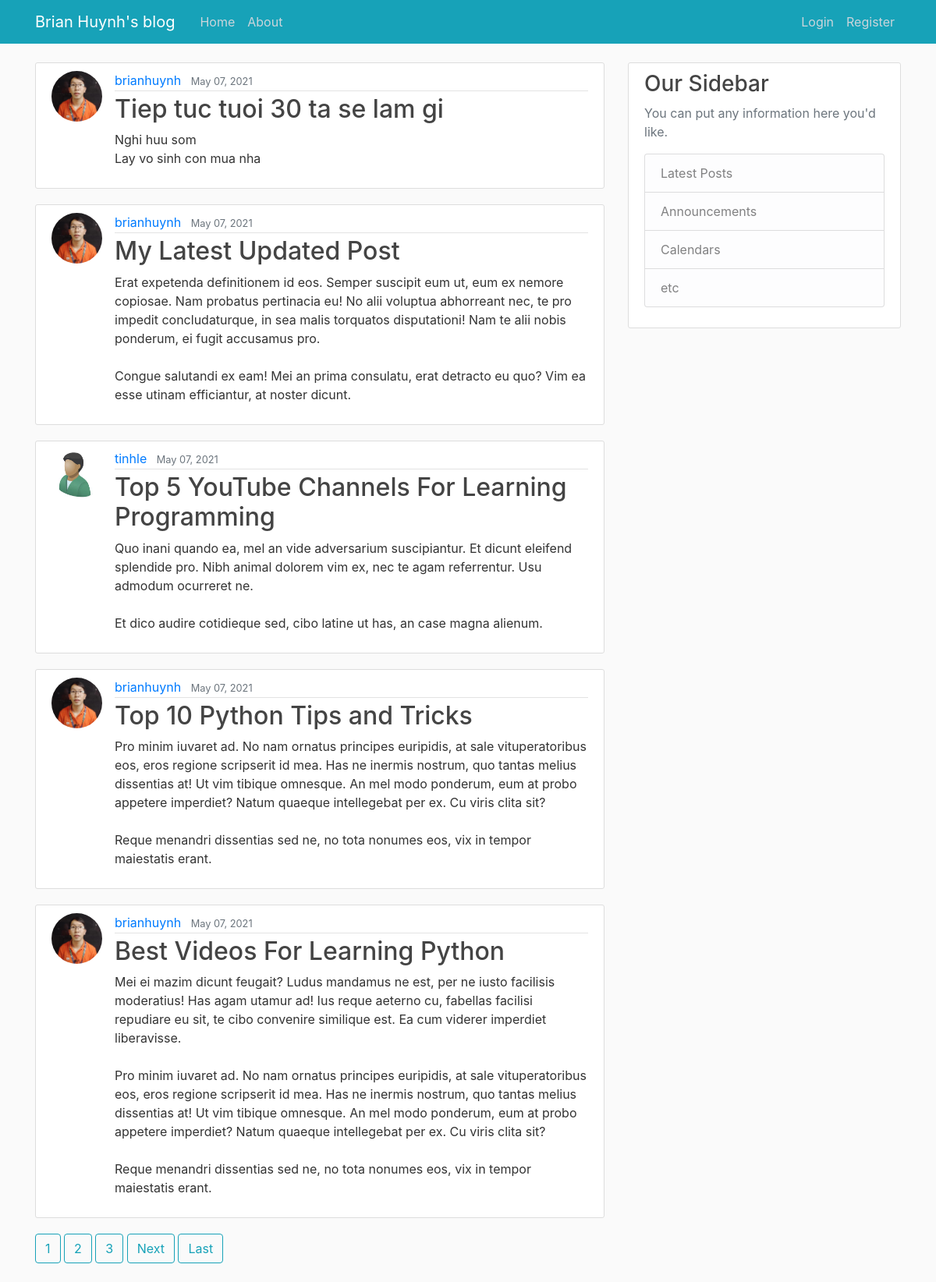
The page / on the database its author committed.
### blog/models.py (models this page shows, shortened)
class Post(models.Model):
    title = models.CharField(max_length=100)
    content = models.TextField()
    date_posted = models.DateTimeField(default=timezone.now)
    author = models.ForeignKey(User, on_delete=models.CASCADE)

### users/models.py (models this page shows, shortened)
class Profile(models.Model):
    user = models.OneToOneField(User, on_delete=models.CASCADE)
    image = models.ImageField(default='default.jpg',upload_to='profile_pics')

### blog/views.py (the view)
# urls.py: path('', PostListView.as_view(), name='blog-home'),
class PostListView(ListView):
    model = Post
    template_name = 'blog/home.html'  # <app>/<model>_<viewtype>.html
    context_object_name = 'posts'
    ordering = ['-date_posted']
    paginate_by = 5

### blog/templates/blog/home.html (shortened to what this page needs)
{% extends "blog/base.html" %}
{% block content %}
    {% for post in posts %}
        <article class="media content-section">
          <img class="rounded-circle article-img" src="{{ post.author.profile.image.url }}">
          <div class="media-body">
            <div class="article-metadata">
              <a class="mr-2" href="#">{{ post.author }}</a>
              <small class="text-muted">{{ post.date_posted|date:"F d, Y"}}</small>
            </div>
            <h2><a class="article-title" href="{% url 'post-detail' post.id %}">{{ post.title }}</a></h2>
            <p class="article-content">{{ post.content }}</p>
          </div>
        </article>
    {% endfor %}
    {% if is_paginated %}
      {% for num in page_obj.paginator.page_range %}
        {% if page_obj.number == num %}
          <a class="btn btn-outline-info mb-4" href="?page={{ num }}">{{ num }}</a>
          {% elif num > page_obj.number|add:'-3' and  num < page_obj.number|add:'3'%}
            <a class="btn btn-outline-info mb-4" href="?page={{ num }}">{{ num }}</a>
        {% endif %}
      {% endfor %}
      {% if page_obj.has_next %}
        <a class="btn btn-outline-info mb-4" href="?page={{ page_obj.next_page_number}}">Next</a>
        <a class="btn btn-outline-info mb-4" href="?page={{ page_obj.paginator.num_pages}}">Last</a>
      {% endif %}
    {% endif %}
{% endblock content %}

### blog/static/blog/main.css (style rules this page uses)
body { background: #fafafa; color: #333333; margin-top: 5rem; }
h1, h2, h3, h4, h5, h6 { color: #444444; }
.content-section { background: #ffffff; padding: 10px 20px; border: 1px solid #dddddd; border-radius: 3px; margin-bottom: 20px; }
.article-title { color: #444444; }
.article-content { white-space: pre-line; }
.article-img { height: 65px; width: 65px; margin-right: 16px; }
.article-metadata { padding-bottom: 1px; margin-bottom: 4px; border-bottom: 1px solid #e3e3e3 }

### rows shown on the page
Post: author.profile.image (picture), author "brianhuynh", date_posted "May 07, 2021", title "Tiep tuc tuoi 30 ta se lam gi", content "Nghi huu som Lay vo sinh con mua nha"
Post: author.profile.image (picture), author "brianhuynh", date_posted "May 07, 2021", title "My Latest Updated Post", content "Erat expetenda definitionem id eos. Semper suscipit eum ut, eum ex nemore copiosae. Nam probatus pertinacia eu! No alii voluptua abhorreant nec, te pro impedit concludaturque, in sea malis torquatos disputationi! Nam te alii nobis ponderum, ei fugit accusamus pro. Congue salutandi ex eam! Mei an prima consulatu, erat detracto eu quo? Vim ea esse utinam efficiantur, at noster dicunt."
Post: author.profile.image (placeholder picture), author "tinhle", date_posted "May 07, 2021", title "Top 5 YouTube Channels For Learning Programming", content "Quo inani quando ea, mel an vide adversarium suscipiantur. Et dicunt eleifend splendide pro. Nibh animal dolorem vim ex, nec te agam referrentur. Usu admodum ocurreret ne. Et dico audire cotidieque sed, cibo latine ut has, an case magna alienum."
Post: author.profile.image (picture), author "brianhuynh", date_posted "May 07, 2021", title "Top 10 Python Tips and Tricks", content "Pro minim iuvaret ad. No nam ornatus principes euripidis, at sale vituperatoribus eos, eros regione scripserit id mea. Has ne inermis nostrum, quo tantas melius dissentias at! Ut vim tibique omnesque. An mel modo ponderum, eum at probo appetere imperdiet? Natum quaeque intellegebat per ex. Cu viris clita sit? Reque menandri dissentias sed ne, no tota nonumes eos, vix in tempor maiestatis erant."
Post: author.profile.image (picture), author "brianhuynh", date_posted "May 07, 2021", title "Best Videos For Learning Python", content "Mei ei mazim dicunt feugait? Ludus mandamus ne est, per ne iusto facilisis moderatius! Has agam utamur ad! Ius reque aeterno cu, fabellas facilisi repudiare eu sit, te cibo convenire similique est. Ea cum viderer imperdiet liberavisse. Pro minim iuvaret ad. No nam ornatus principes euripidis, at sale vituperatoribus eos, eros regione scripserit id mea. Has ne inermis nostrum, quo tantas melius dissentias at! Ut vim tibique omnesque. An mel modo ponderum, eum at probo appetere imperdiet? Natum quaeque intellegebat per ex. Cu viris clita sit? Reque menandri dissentias sed ne, no tota nonumes eos, vix in tempor maiestatis erant."

### other values the page prints
{{ num }} "1"
{{ num }} "2" "3"
